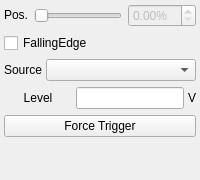
  <widget class="QDockWidget" name="m_dockTrigger">
   <property name="features">
    <set>QDockWidget::DockWidgetMovable</set>
   </property>
   <property name="allowedAreas">
    <set>Qt::LeftDockWidgetArea|Qt::RightDockWidgetArea</set>
   </property>
   <property name="windowTitle">
    <string>Trigger Setup</string>
   </property>
   <attribute name="dockWidgetArea">
    <number>1</number>
   </attribute>
   <widget class="QWidget" name="dockWidgetContents_2">
    <layout class="QVBoxLayout" name="verticalLayout_4">
     <property name="margin">
      <number>4</number>
     </property>
     <item>
      <layout class="QHBoxLayout">
       <item>
        <widget class="QLabel" name="textLabel1_2_5_2">
         <property name="sizePolicy">
          <sizepolicy hsizetype="Fixed" vsizetype="Fixed">
           <horstretch>0</horstretch>
           <verstretch>0</verstretch>
          </sizepolicy>
         </property>
         <property name="text">
          <string>Pos.</string>
         </property>
         <property name="alignment">
          <set>Qt::AlignCenter</set>
         </property>
         <property name="wordWrap">
          <bool>false</bool>
         </property>
        </widget>
       </item>
         <item>
          <widget class="QSlider" name="m_slTrigPos">
           <property name="orientation">
            <enum>Qt::Horizontal</enum>
           </property>
          </widget>
         </item>
         <item>
          <widget class="QDoubleSpinBox" name="m_dblTrigPos">
           <property name="enabled">
            <bool>false</bool>
           </property>
           <property name="maxValue" stdset="0">
            <number>2</number>
           </property>
           <property name="precision" stdset="0">
            <number>2</number>
           </property>
         <property name="suffix" stdset="0">
          <string>%</string>
         </property>
         <property name="minValue" stdset="0">
          <number>0</number>
         </property>
         <property name="maxValue" stdset="0">
          <number>100</number>
         </property>
         <property name="precision" stdset="0">
          <number>2</number>
         </property>           
          </widget>
         </item>

      </layout>
     </item>
     <item>
      <widget class="QCheckBox" name="m_ckbTrigFalling">
       <property name="sizePolicy">
        <sizepolicy hsizetype="Fixed" vsizetype="Fixed">
         <horstretch>0</horstretch>
         <verstretch>0</verstretch>
        </sizepolicy>
       </property>
       <property name="text">
        <string>FallingEdge</string>
       </property>
      </widget>
     </item>
     <item>
      <layout class="QHBoxLayout">
       <property name="spacing">
        <number>4</number>
       </property>
       <item>
        <widget class="QLabel" name="textLabel1_2_5_2_2">
         <property name="sizePolicy">
          <sizepolicy hsizetype="Fixed" vsizetype="Fixed">
           <horstretch>0</horstretch>
           <verstretch>0</verstretch>
          </sizepolicy>
         </property>
         <property name="text">
          <string>Source</string>
         </property>
         <property name="alignment">
          <set>Qt::AlignCenter</set>
         </property>
         <property name="wordWrap">
          <bool>false</bool>
         </property>
        </widget>
       </item>
       <item>
        <widget class="QComboBox" name="m_cmbTrigSource">
         <property name="sizePolicy">
          <sizepolicy hsizetype="Preferred" vsizetype="Fixed">
           <horstretch>0</horstretch>
           <verstretch>0</verstretch>
          </sizepolicy>
         </property>
         <property name="minimumSize">
          <size>
           <width>128</width>
           <height>0</height>
          </size>
         </property>
        </widget>
       </item>
      </layout>
     </item>
     <item>
      <layout class="QHBoxLayout">
       <property name="spacing">
        <number>4</number>
       </property>
       <item>
        <widget class="QLabel" name="textLabel1_2_5_2_4">
         <property name="sizePolicy">
          <sizepolicy hsizetype="Preferred" vsizetype="Fixed">
           <horstretch>0</horstretch>
           <verstretch>0</verstretch>
          </sizepolicy>
         </property>
         <property name="text">
          <string>Level</string>
         </property>
         <property name="alignment">
          <set>Qt::AlignCenter</set>
         </property>
         <property name="wordWrap">
          <bool>false</bool>
         </property>
        </widget>
       </item>
       <item>
        <widget class="QLineEdit" name="m_edTrigLevel">
         <property name="sizePolicy">
          <sizepolicy hsizetype="Preferred" vsizetype="Fixed">
           <horstretch>0</horstretch>
           <verstretch>0</verstretch>
          </sizepolicy>
         </property>
         <property name="minimumSize">
          <size>
           <width>69</width>
           <height>0</height>
          </size>
         </property>
        </widget>
       </item>
       <item>
        <widget class="QLabel" name="textLabel1_2_5_2_4_2">
         <property name="sizePolicy">
          <sizepolicy hsizetype="Fixed" vsizetype="Fixed">
           <horstretch>0</horstretch>
           <verstretch>0</verstretch>
          </sizepolicy>
         </property>
         <property name="text">
          <string>V</string>
         </property>
         <property name="wordWrap">
          <bool>false</bool>
         </property>
        </widget>
       </item>
      </layout>
     </item>
     <item>
      <widget class="QPushButton" name="m_btnForceTrigger">
       <property name="sizePolicy">
        <sizepolicy hsizetype="Preferred" vsizetype="Fixed">
         <horstretch>0</horstretch>
         <verstretch>0</verstretch>
        </sizepolicy>
       </property>
       <property name="text">
        <string>Force Trigger</string>
       </property>
      </widget>
     </item>
     <item>
      <spacer name="verticalSpacer">
       <property name="orientation">
        <enum>Qt::Vertical</enum>
       </property>
       <property name="sizeHint" stdset="0">
        <size>
         <width>20</width>
         <height>39</height>
        </size>
       </property>
      </spacer>
     </item>
    </layout>
   </widget>
  </widget>
